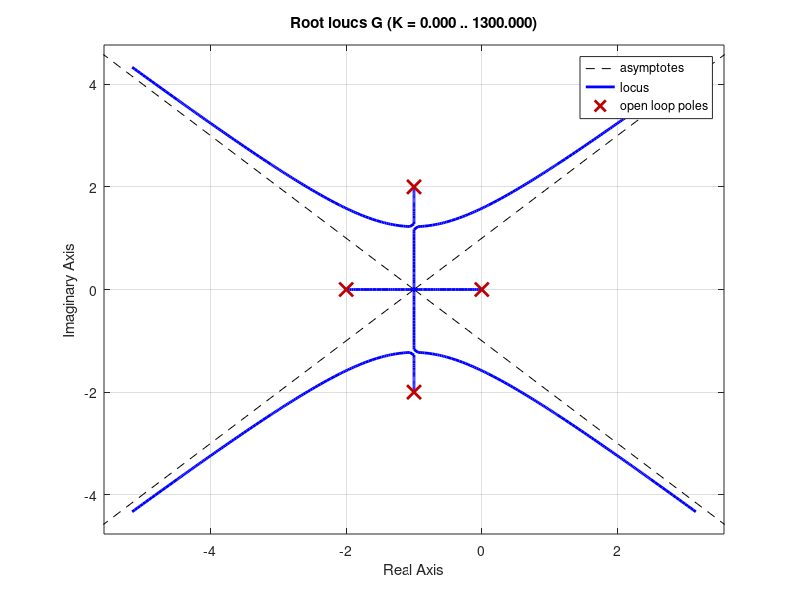
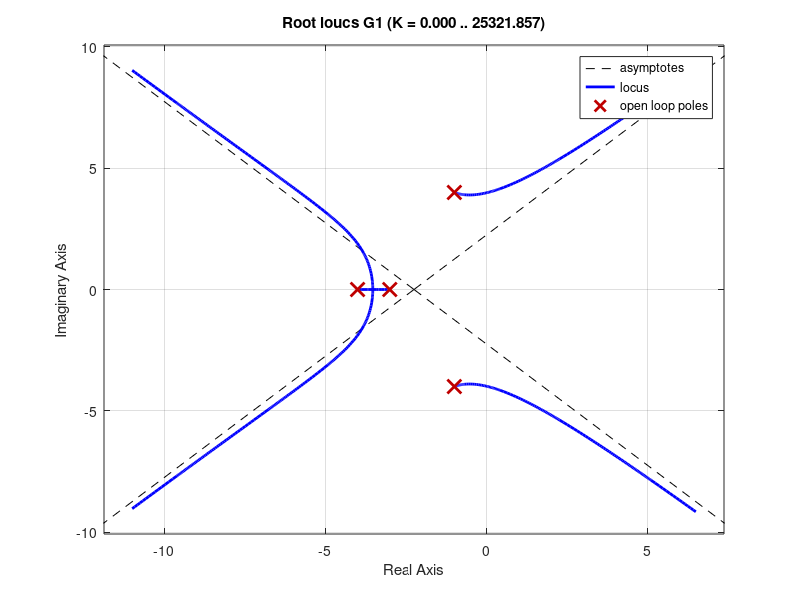

The MATLAB script that drew these images, in order:
%% Experiment No: 11

% Name: Smit Shah
% PRN: 17070123090
% Batch: EB-2

clc
clear all
close all

%% Q1. Find the root locus for the transfer function GH(s)= k/s(s+2)(s^2+2s+5)

figure("Name","Smit_Root locus")
f1=[1];
f2=[1 0];
f3=[1 2];
f4=[1 2 5];
A=conv(f2,f3);
G=tf(f1,conv(A,f4))
rlocus(G)

%% Q2. Find the root locus for the transfer function GH(s)= k/(s+3)(s+4)(s^2+2s+17)

figure("Name","Smit_Root locus_1")
f5=[1];
f6=[1 3];
f7=[1 4];
f8=[1 2 17];
B=conv(f6,f7);
G1=tf(f5,conv(B,f8))
rlocus(G1)

%% Conclusion
